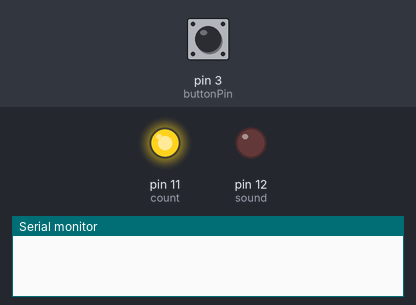
Recording of a sketch running on a simulated Arduino Uno, built with avr-gcc and run on an emulated ATmega328P. Shown: output pins drawn as LEDs (lit = HIGH), the last lines printed to the serial monitor. The inputs (shaded band) are chosen by the test bench; at power-on: pin 3 (buttonPin) LOW.

Above: at 1.2 s.
1.3 s: pin 3 (buttonPin) pulled HIGH for 0.15 s
2.9 s: pin 3 (buttonPin) pulsed HIGH 2 times (0.12 s each, 0.3 s apart)
At 3.4 s:
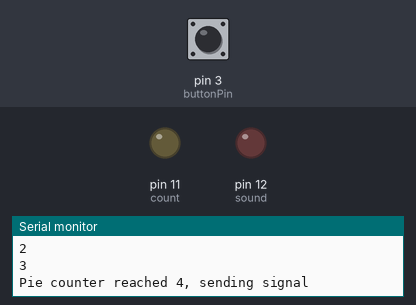
At 3.9 s:
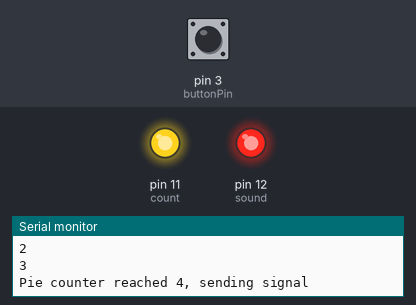
Timing chart, 0 to 5.9 s (numbered marks = the images above; inputs shaded):
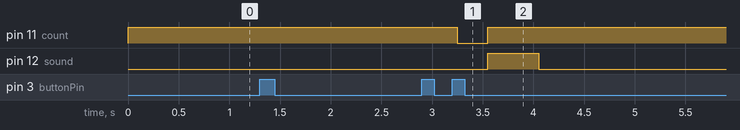

The sketch:

PIE.ino
```cpp
//PIE
const int buttonPin = 3; // the pin that the pushbutton is attached to
const int count = 11;
const int sound = 12;

// Variables will change:
int counter = 0; // counter for the number of button presses
int buttonState = 0; // current state of the button
int lastButtonState = 0; // previous state of the button

void setup() {
  // Initialize the button pin as input:
  pinMode(buttonPin, INPUT);

  // Initialize outputs:
  pinMode(sound, OUTPUT);
  pinMode(count, OUTPUT);
  digitalWrite(count, HIGH); // Initialize count pin HIGH for pull-up logic

  Serial.begin(9600);
}
void loop() {
  // Read the pushbutton input pin:
  buttonState = digitalRead(buttonPin);

  // Compare the buttonState to its previous state
  if (buttonState != lastButtonState) {
    // If the state has changed, check if button was pressed
    if (buttonState == HIGH) {
      // Button went from off to on:
      counter++;
      Serial.println(counter);
      // Delay a little bit to avoid bouncing
      delay(50);
    }
    // Save the current state as the last state for next time through the loop
    lastButtonState = buttonState;
  }

  // Activate outputs when counter reaches 4
  if (counter >= 3) {
    Serial.println("Pie counter reached 4, sending signal");

    // Send signal to Apple Counter Arduino (pull-up logic: send LOW)
    digitalWrite(count, LOW);
    delay(300); // Longer pulse for better detection
    digitalWrite(count, HIGH);

    // Sound alert
    digitalWrite(sound, HIGH);
    delay(500);
    digitalWrite(sound, LOW);

    // Reset counter
    counter = 0;
    Serial.println("Pie counter reset");

    // Wait before accepting new button presses
    delay(1000);
  }
}
```

Measured:
- after the input at 2.9 s, pin 11 (count): HIGH → LOW after 0.35 s, → HIGH 0.30 s later; pin 12 (sound): LOW → HIGH after 0.65 s, → LOW 0.50 s later
